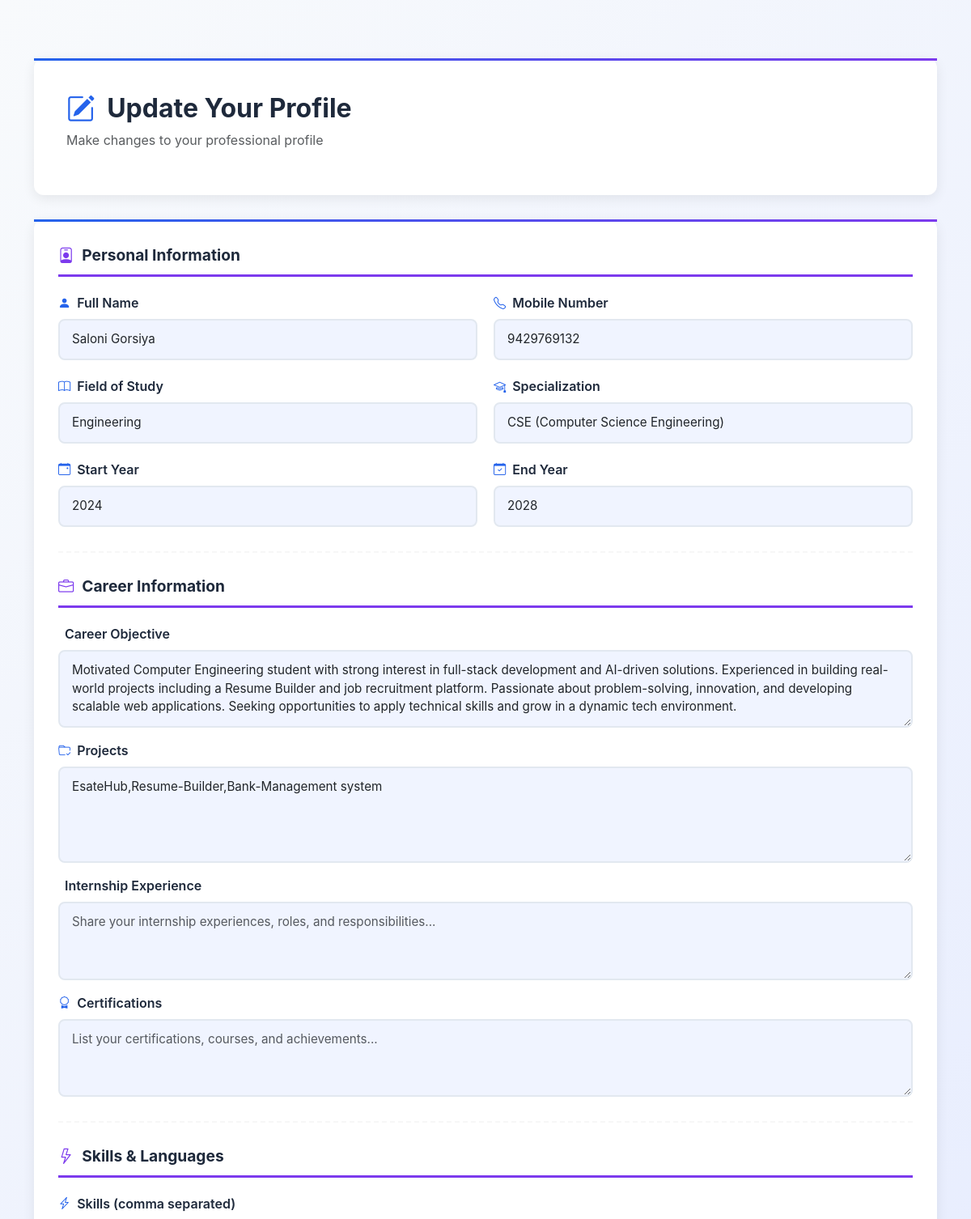
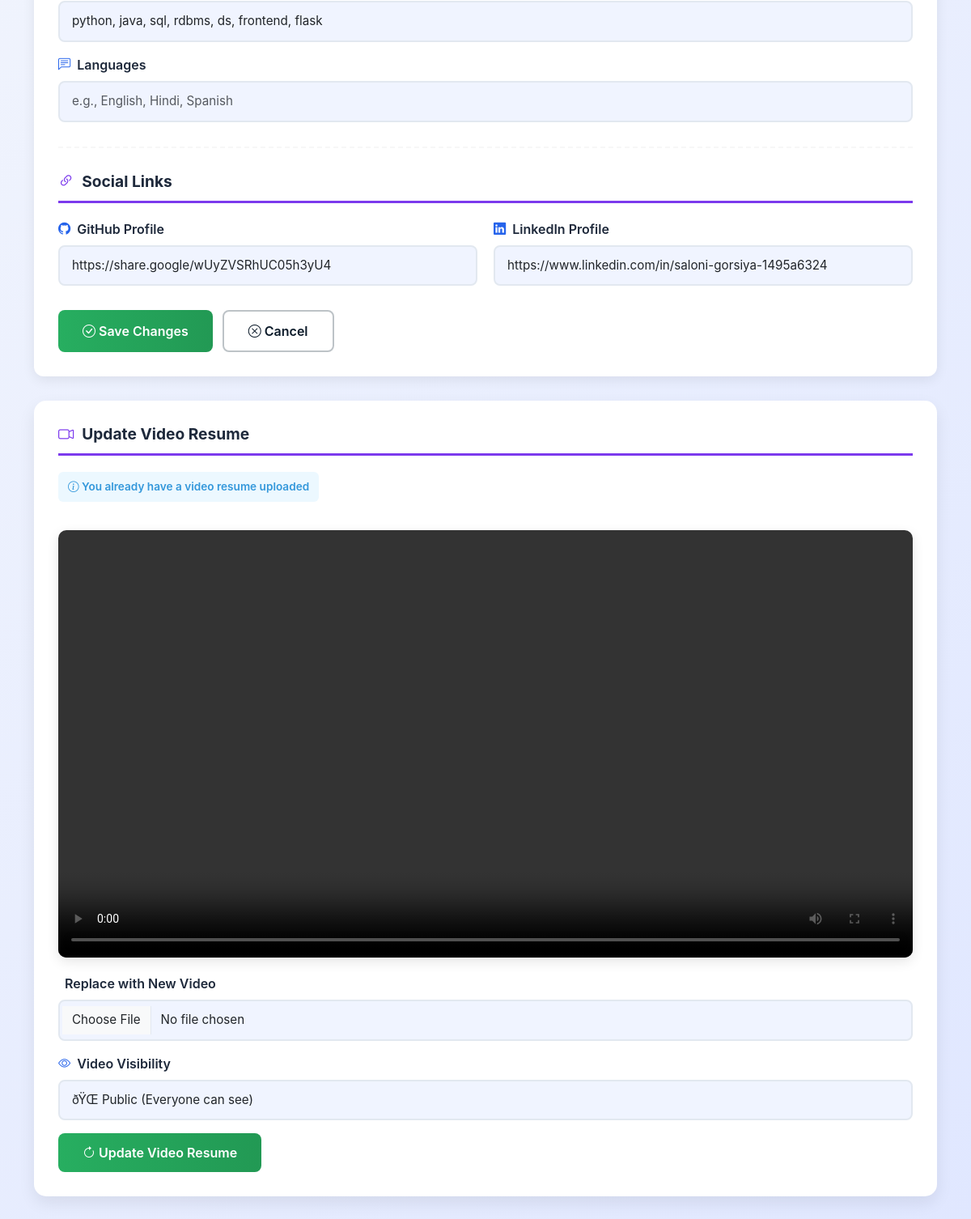
Page /profile/update (signed in) on the committed database (2 pictures, top to bottom).
### app/models/student.py (models this page shows, shortened)
class Students(db.Model):
    __tablename__ = "students"
    id = db.Column(db.Integer, primary_key=True)
    full_name = db.Column(db.String(150), nullable=False)
    slug = db.Column(db.String(200), unique=True, nullable=False)
    email = db.Column(db.String(120), unique=True, nullable=False)
    mobile_no = db.Column(db.String(15), nullable=False)
    start_year = db.Column(db.Integer, nullable=False)
    end_year = db.Column(db.Integer, nullable=False)
    field = db.Column(db.String(100), nullable=False)
    specialization = db.Column(db.String(120))
    objective = db.Column(db.Text)
    password = db.Column(db.String(16), nullable=False)
    college_id = db.Column(db.Integer, nullable=False)
    github = db.Column(db.String(200))
    linkedin = db.Column(db.String(200))
    portfolio = db.Column(db.String(255))
    resume_file = db.Column(db.String(255))
    video_resume = db.Column(db.String(255))
    sem = db.Column(db.Integer)  # Current/Last semester
    cgpa = db.Column(db.Float)    # CGPA
    is_public = db.Column(db.Boolean, default=True)
    created_at = db.Column(db.DateTime, server_default=db.func.now())
    projects = db.relationship(
        "Projects",
        back_populates="student",
        cascade="all, delete-orphan"
    )
    skills = db.relationship(
    "Skills",
    back_populates="student",
    cascade="all, delete-orphan"
)
    certificate = db.relationship("certificate", backref="student", lazy=True)

### app/models/project.py (models this page shows)
class Projects(db.Model):
    __tablename__ = "projects"
    id = db.Column(db.Integer, primary_key=True)
    title = db.Column(db.String(150), nullable=False)
    description = db.Column(db.Text)
    student_id = db.Column(db.Integer, db.ForeignKey("students.id"))
    student = db.relationship(
        "Students",
        back_populates="projects"
    )

### app/routes/student.py (the view, shortened to what this page needs)
@student_bp.route("/profile/update", methods=["GET", "POST"])
def update_profile():
    if "student_id" not in session:
        return redirect(url_for("home.login"))
    student = Students.query.get_or_404(session["student_id"])
    return render_template(
        "profile/update_profile.html",
        student=student
    )

### templates/profile/update_profile.html (shortened to what this page needs)
﻿<!DOCTYPE html>
<html lang="en">
<head>
    <link href="https://cdn.jsdelivr.net/npm/bootstrap@5.3.2/dist/css/bootstrap.min.css" rel="stylesheet">
    <link href="https://cdn.jsdelivr.net/npm/bootstrap-icons/font/bootstrap-icons.css" rel="stylesheet">
<link rel="stylesheet" href="{{ url_for('static', filename='css/mobile.css') }}"></head>
<body>
<div class="container mt-5 mb-5">
    <div class="page-header">
        <h1 class="page-title">
            <i class="bi bi-pencil-square"></i> Update Your Profile
        </h1>
        <p class="text-muted mt-2">Make changes to your professional profile</p>
    </div>
    <div class="form-card">
        <h3 class="form-section-title">
            <i class="bi bi-person-badge"></i> Personal Information
        </h3>
        <form method="POST">
            <div class="form-row">
                <div>
                    <label class="form-label">
                        <i class="bi bi-person-fill"></i> Full Name
                    </label>
                    <input type="text" name="full_name" class="form-control"
                           value="{{ student.full_name }}" required>
                </div>
                <div>
                    <label class="form-label">
                        <i class="bi bi-telephone"></i> Mobile Number
                    </label>
                    <input type="text" name="mobile_no" class="form-control"
                           value="{{ student.mobile_no }}" required>
                </div>
            </div>
            <div class="form-row">
                <div>
                    <label class="form-label">
                        <i class="bi bi-book"></i> Field of Study
                    </label>
                    <input type="text" name="field" class="form-control"
                           value="{{ student.field }}" required>
                </div>
                <div>
                    <label class="form-label">
                        <i class="bi bi-mortarboard"></i> Specialization
                    </label>
                    <input type="text" name="specialization" class="form-control"
                           value="{{ student.specialization or '' }}">
                </div>
            </div>
            <div class="form-row">
                <div>
                    <label class="form-label">
                        <i class="bi bi-calendar-event"></i> Start Year
                    </label>
                    <input type="number" name="start_year" class="form-control"
                           value="{{ student.start_year }}">
                </div>
                <div>
                    <label class="form-label">
                        <i class="bi bi-calendar-check"></i> End Year
                    </label>
                    <input type="number" name="end_year" class="form-control"
                           value="{{ student.end_year }}">
                </div>
            </div>
            <hr class="divider">
            <h3 class="form-section-title">
                <i class="bi bi-briefcase"></i> Career Information
            </h3>
            <div>
                <label class="form-label">
                     Career Objective
                </label>
                <textarea name="objective" class="form-control" rows="3"
                          placeholder="Share your career goals and aspirations...">{{ student.objective or '' }}</textarea>
            </div>
            <div class="mt-3">
                <label class="form-label">
                    <i class="bi bi-folder-check"></i> Projects
                </label>
                <textarea name="projects" class="form-control" rows="4"
                          placeholder="Describe your projects, technologies used, and outcomes...">{% if student.projects %}{% for project in student.projects %}{{ project.description }}
{% endfor %}{% endif %}</textarea>
            </div>
            <div class="mt-3">
                <label class="form-label">
                     Internship Experience
                </label>
                <textarea name="internship" class="form-control" rows="3"
                          placeholder="Share your internship experiences, roles, and responsibilities...">{{ student.internship or '' }}</textarea>
            </div>
            <div class="mt-3">
                <label class="form-label">
                    <i class="bi bi-award"></i> Certifications
                </label>
                <textarea name="certifications" class="form-control" rows="3"
                          placeholder="List your certifications, courses, and achievements...">{{ student.certifications or '' }}</textarea>
            </div>
            <hr class="divider">
            <h3 class="form-section-title">
                <i class="bi bi-lightning"></i> Skills & Languages
            </h3>
            <div>
                <label class="form-label">
                    <i class="bi bi-lightning-charge"></i> Skills (comma separated)
                </label>
                <input type="text" name="skills" class="form-control"
                       value="{% if student.skills %}{{ student.skills|map(attribute='name')|join(', ') }}{% endif %}"
                       placeholder="e.g., Python, JavaScript, React, Django">
            </div>
            <div class="mt-3">
                <label class="form-label">
                    <i class="bi bi-chat-left-text"></i> Languages
                </label>
                <input type="text" name="languages" class="form-control"
                       value="{{ student.languages or '' }}"
                       placeholder="e.g., English, Hindi, Spanish">
            </div>
            <hr class="divider">
            <h3 class="form-section-title">
                <i class="bi bi-link-45deg"></i> Social Links
            </h3>
            <div class="form-row">
                <div>
                    <label class="form-label">
                        <i class="bi bi-github"></i> GitHub Profile
                    </label>
                    <input type="url" name="github" class="form-control"
                           value="{{ student.github or '' }}"
                           placeholder="https://github.com/username">
                </div>
                <div>
                    <label class="form-label">
                        <i class="bi bi-linkedin"></i> LinkedIn Profile
                    </label>
                    <input type="url" name="linkedin" class="form-control"
                           value="{{ student.linkedin or '' }}"
                           placeholder="https://linkedin.com/in/username">
                </div>
            </div>
            <div class="button-group">
                <button type="submit" class="btn btn-save">
                    <i class="bi bi-check-circle"></i> Save Changes
                </button>
                <a href="{{ url_for('student.view_profile') }}" class="btn btn-cancel">
                    <i class="bi bi-x-circle"></i> Cancel
                </a>
            </div>
        </form>
    </div>
    {% if student and student.video_resume %}
    <div class="video-section">
        <h3 class="form-section-title">
            <i class="bi bi-camera-video"></i> Update Video Resume
        </h3>
        <div class="info-badge">
            <i class="bi bi-info-circle"></i> You already have a video resume uploaded
        </div>
        <div class="video-preview">
            <video controls>
                <source src="{{ url_for('static', filename=student.video_resume.replace('static/', '')) }}"
                        type="video/mp4">
            </video>
        </div>
        <form action="{{ url_for('video_resume.update_video_resume') }}"
              method="POST" enctype="multipart/form-data">
            <div>
                <label class="form-label">
                     Replace with New Video
                </label>
                <input type="file" name="video" class="form-control"
                       accept="video/webm,video/mp4" required>
            </div>
            <div class="mt-3">
                <label class="form-label">
                    <i class="bi bi-eye"></i> Video Visibility
                </label>
                <select name="visibility" class="form-select">
                    <option value="public" {% if student.video_visibility == 'public' %}selected{% endif %}>
                        ðŸŒ Public (Everyone can see)
                    </option>
                </select>
            </div>
            <div class="button-group mt-3">
                <button type="submit" class="btn btn-save">
                    <i class="bi bi-arrow-clockwise"></i> Update Video Resume
                </button>
            </div>
        </form>
    </div>
    {% endif %}
</div>
</body>
</html>

### static/css/mobile.css (style rules this page uses)
html, body { max-width: 100%; overflow-x: hidden; }
img, video, canvas, svg, iframe { max-width: 100%; height: auto; }

### templates/profile/update_profile.html (style rules this page uses)
* { margin: 0; padding: 0; box-sizing: border-box; }
:root { --primary-color: #2563eb; --secondary-color: #7c3aed; --accent-color: #059669; --dark-bg: #0f172a; --light-bg: #f8fafc; --card-bg: #ffffff; --text-primary: #1e293b; --text-secondary: #64748b; --border-color: #e2e8f0; }
body { background: linear-gradient(135deg, var(--light-bg) 0%, #e0e7ff 100%); font-family: 'Inter', "Segoe UI", Tahoma, Geneva, Verdana, sans-serif; min-height: 100vh; }
.page-header { background: white; padding: 40px; border-radius: 12px; box-shadow: 0 4px 15px rgba(0, 0, 0, 0.08); margin-bottom: 30px; border-top: 3px solid transparent; border-image: linear-gradient(90deg, var(--primary-color), var(--secondary-color)) 1; animation: fadeIn 0.6s ease-out; }
.page-title { font-size: 2rem; font-weight: 700; color: var(--text-primary); display: flex; align-items: center; gap: 15px; }
.page-title i { color: var(--primary-color); font-size: 2.2rem; }
.form-card { background: white; border-radius: 12px; padding: 30px; box-shadow: 0 4px 15px rgba(0, 0, 0, 0.08); margin-bottom: 30px; border-top: 3px solid transparent; border-image: linear-gradient(90deg, var(--primary-color), var(--secondary-color)) 1; animation: fadeIn 0.6s ease-out; }
.form-section-title { font-size: 1.2rem; font-weight: 700; color: var(--text-primary); margin-bottom: 20px; padding-bottom: 12px; border-bottom: 3px solid var(--secondary-color); display: flex; align-items: center; gap: 10px; }
.form-section-title i { color: var(--secondary-color); }
.form-label { font-weight: 600; color: var(--text-primary); margin-bottom: 8px; display: flex; align-items: center; gap: 8px; }
.form-label i { color: var(--primary-color); font-size: 0.95rem; }
.form-control, .form-select, textarea { border: 2px solid var(--border-color); border-radius: 8px; padding: 12px 15px; font-size: 0.95rem; transition: all 0.3s cubic-bezier(0.4, 0, 0.2, 1); background: #f0f4ff; }
.form-row { display: grid; grid-template-columns: repeat(auto-fit, minmax(250px, 1fr)); gap: 20px; margin-bottom: 20px; }
.button-group { display: flex; flex-wrap: wrap; gap: 12px; margin-top: 30px; }
.btn { border-radius: 8px; padding: 12px 30px; font-weight: 600; transition: all 0.3s; border: none; }
.btn-save { background: linear-gradient(90deg, #27ae60, #229954); color: white; }
.btn-cancel { background: white; color: #0d1b2a; border: 2px solid #bdc3c7; }
.video-section { background: white; border-radius: 15px; padding: 30px; box-shadow: 0 8px 20px rgba(0,0,0,0.08); margin-bottom: 30px; }
.video-preview { border-radius: 10px; overflow: hidden; margin: 20px 0; box-shadow: 0 5px 15px rgba(0,0,0,0.1); }
.video-preview video { width: 100%; display: block; }
.divider { margin: 30px 0; border: none; border-top: 2px dashed #e0e0e0; }
.info-badge { display: inline-block; background: #ecf8ff; color: #3498db; padding: 8px 12px; border-radius: 6px; font-size: 0.85rem; font-weight: 600; margin-bottom: 15px; }

### rows in the picture
Students: full_name "Saloni Gorsiya", mobile_no "9429769132", field "Engineering", specialization "CSE (Computer Science Engineering)", start_year "2024", end_year "2028", objective "Motivated Computer Engineering student with strong interest in full-stack development and AI-driven solutions. Experienced in building real-world projects including a Resume Builder and job recruitment platform. Passionate about problem-solving, innovation, and developing scalable web applications. Seeking opportunities to apply technical skills and grow in a dynamic tech environment.", github "https://share.google/wUyZVSRhUC05h3yU4", linkedin "https://www.linkedin.com/in/saloni-gorsiya-1495a6324"
Projects: projects "EsateHub,Resume-Builder,Bank-Management system"
